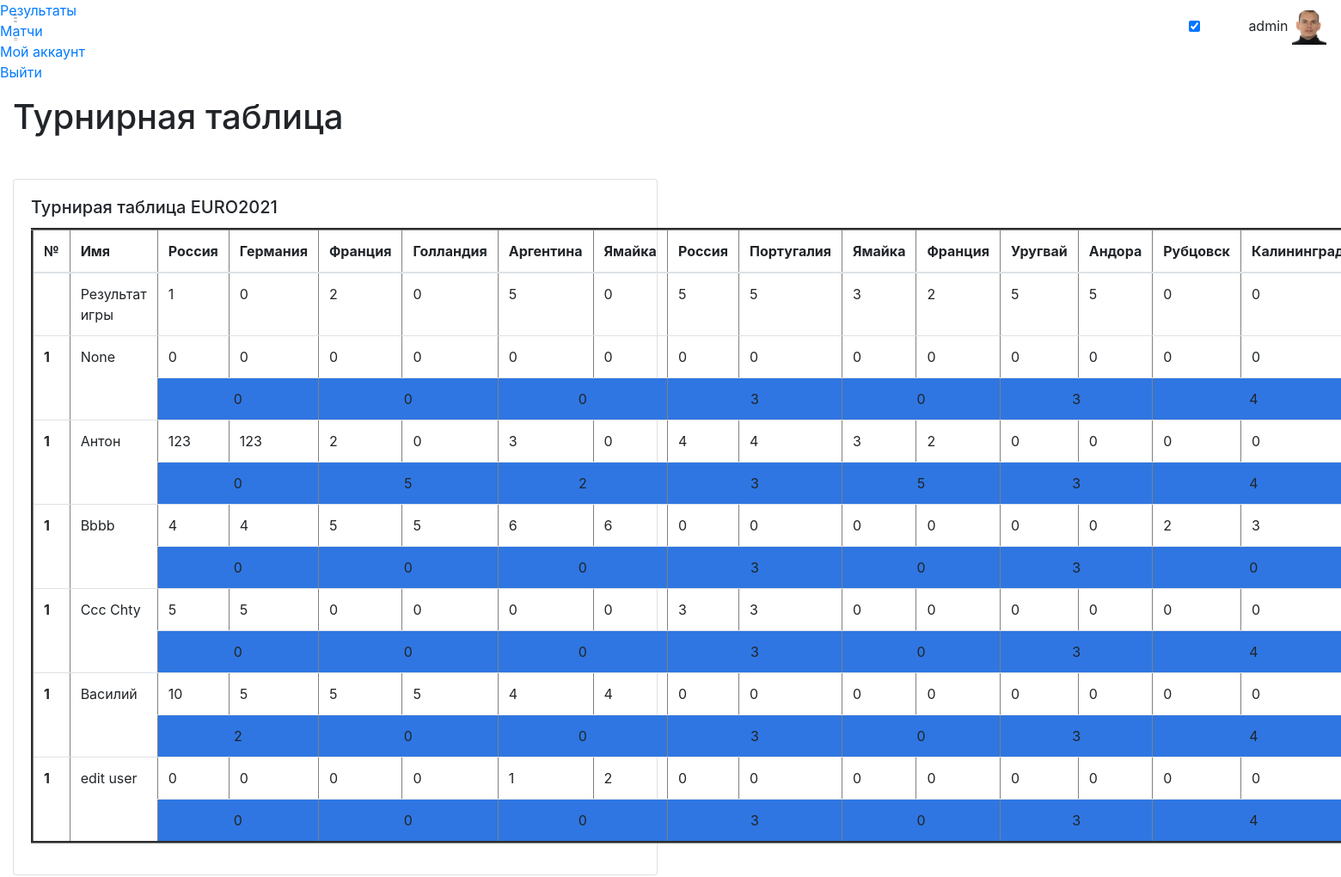
The app's page /bets (signed in, upper part), older data.
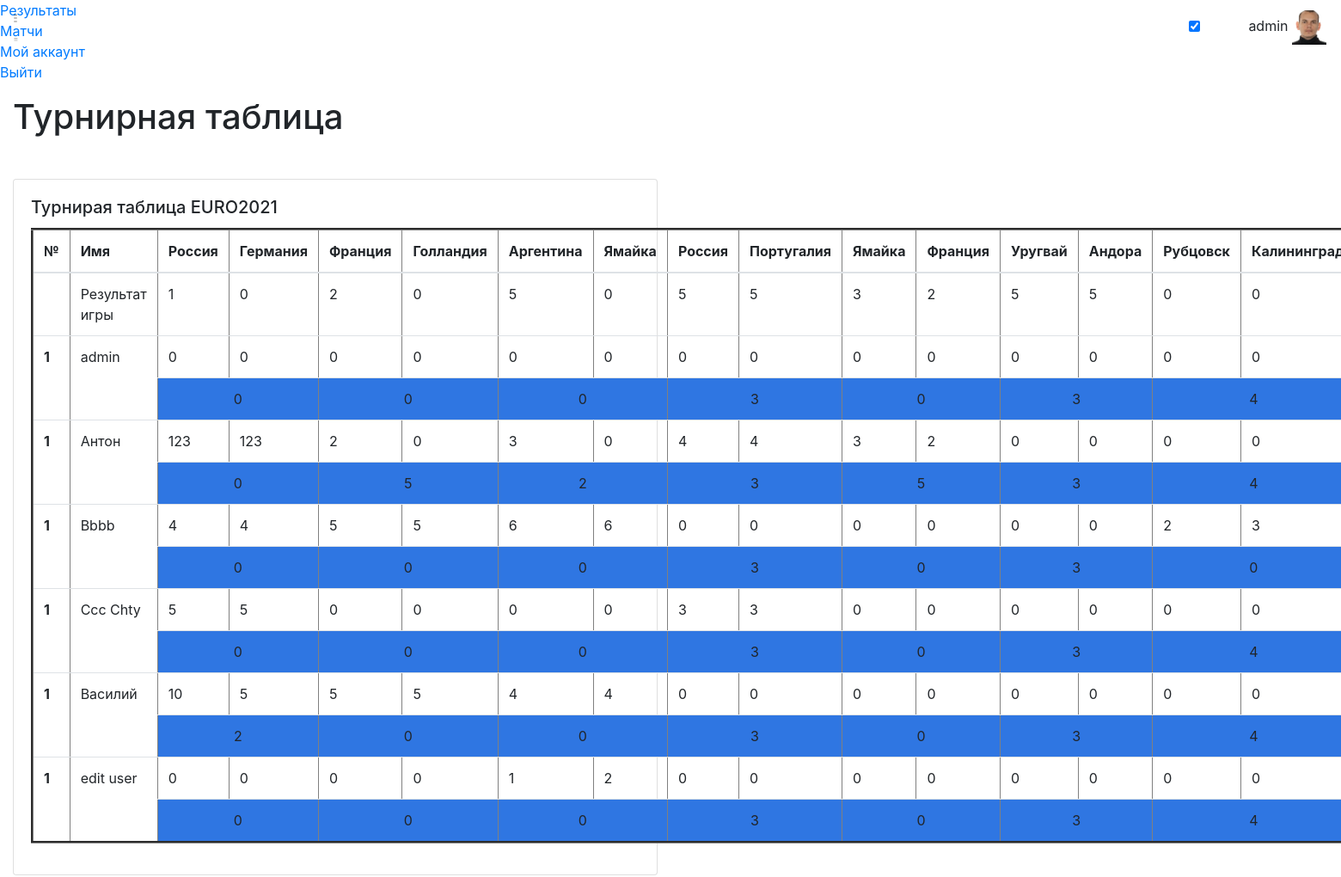
The same page, newer data.
### app/models.py (models this page shows, shortened)
class User(UserMixin, db.Model):
    id = db.Column(db.Integer, primary_key=True)
    username = db.Column(db.String(64), index=True, unique=True)
    email = db.Column(db.String(120), index=True, unique=True)
    password_hash = db.Column(db.String(128))
    pred = db.relationship('Bets', backref='author', lazy='dynamic')
    avatar = db.Column(db.String(128))
    about_me = db.Column(db.String(140))
    fio = db.Column(db.String(140))

class Match(db.Model):
    id = db.Column(db.Integer, primary_key=True)
    team1 = db.Column(db.String(64))
    team2 = db.Column(db.String(64))
    t1_res =  db.Column(db.Integer)
    t2_res = db.Column(db.Integer)
    timestamp = db.Column(db.DateTime, index=True, default=datetime.utcnow)
    completed = db.Column(db.Boolean, default=False)

### app/routes.py (the view)
@app.route('/')
@app.route('/bets')
@login_required
def bets():
    user_list = User.query.all()
    match_list = Match.query.all()
    bets_dict = {}
    res_dict = {}
    count = 0
    all_matchs = Match.query.all ()
    all_users = User.query.all ()
    main_table_dict = {}
    for match in all_matchs:
        match_name = "matchs" + str ( match.id )
        main_table_dict[match_name] = {}
        main_table_dict[match_name]["team1"] = match.team1
        main_table_dict[match_name]["team2"] = match.team2
        main_table_dict[match_name]["t1_res"] = match.t1_res
        main_table_dict[match_name]["t2_res"] = match.t2_res
        main_table_dict[match_name]["users"] = {}
        for user in all_users:
            main_table_dict[match_name]["users"][user.id] = {}
            bet_to_dict = Bets.query.filter_by ( match_id=match.id ,user_id=user.id ).first()
            if bet_to_dict:
                main_table_dict[match_name]["users"][user.id]["fio"] = user.fio
                main_table_dict[match_name]["users"][user.id]["t1_pre"] = bet_to_dict.t1_pre
                main_table_dict[match_name]["users"][user.id]["t2_pre"] = bet_to_dict.t2_pre
                main_table_dict[match_name]["users"][user.id]["scor"] = bet_to_dict.res_scor
    for user in user_list:
        user_id = user.id
        user_bets = Bets.query.filter_by(user_id=user_id).all()
        bets_dict[user.username] = {}
        for bet in user_bets:
            match = Match.query.filter_by(id=bet.match_id).first_or_404()
            data = {"match.team1": match.team1 ,"match.team2": match.team2 ,"bet.t1_pre": bet.t1_pre ,
                    "bet.t2_pre": bet.t2_pre ,
                    "match.t1_res": match.t1_res ,"match.t2_res": match.t2_res ,"bet.comment": bet.comment}
            if match.completed:
                res_dict[bet.res_scor] = [str(match.team1) + "-" + str(match.team2) + " ставка: " \
                                     + str(bet.t1_pre) + "-" + str(bet.t2_pre) + " результат: " \
                                     + str(match.t1_res) + "-" + str(match.t2_res) + " | " + str(bet.comment), data]
                bets_dict[user.username][match.id] = res_dict
            res_dict = {}
    return render_template( 'bets.html' , bets_dict= bets_dict, main_table_dict = main_table_dict, all_users = all_users )

### app/models.py (called while the page is built)
@login.user_loader
def load_user(id):
    return User.query.get(int(id))

### app/templates/bets.html (shortened to what this page needs)
{% extends  'base.html' %}
{% block active %}class="active"{% endblock %}
{% block content_title %}
    Турнирная таблица
{% endblock %}
{% block content%}
<div class="row">
    <div class="col-lg-6 col-md-6 mb-4">
        <div class="card">
            <div class="card-body">
                <h5 class="card-title">Турнирая таблица EURO2021</h5>
                <table border="3" width="100%" class="table">
                    <thead>
                        <tr>
                            <th width="5px;" scope="col">№</th>
                            <th width="20%;"scope="col">Имя</th>
                            {% for match, data in main_table_dict.items() %}
                                <th scope="col">{{data.team1}}</th>
                                <th scope="col">{{data.team2}}</th>
                            {% endfor %}
                        </tr>
                    </thead>
                    <tbody>
                     <tr>
                            <th></th>
                            <td>Результат игры</td>
                            {% for match, data in main_table_dict.items() %}
                                <td>{{data.t1_res}}</td>
                                <td>{{data.t2_res}}</td>
                            {% endfor %}
                        </tr>
                     {% for user in all_users %}
                            <tr>
                            <th rowspan="2">1</th>
                            <td rowspan="2">{{user.fio}}</td>
                            {% for match, data in main_table_dict.items() %}
                                 <td>{{data["users"][user.id]["t1_pre"]}}</td>
                                 <td>{{data["users"][user.id]["t2_pre"]}}</td>
                            {% endfor %}
                            </tr>
                            <tr>
                            {% for match, data in main_table_dict.items() %}
                                <td style="background-color: #2f76e2; text-align: center;"colspan="2">{{data["users"][user.id]["scor"]}}</td>
                            {% endfor %}
                                </tr>
                            {% endfor %}
                    </tbody>
                </table>
            </div>
        </div>
    </div>
</div>
						{%set count =[0]%}
                        {%set count =[0]%}
{% endblock %}

### app/templates/base.html (shortened to what this page needs)
<!DOCTYPE html>
<html lang="en">
<head>
    <link rel="stylesheet" href="https://starbets.herokuapp.com/static/font/iconsmind-s/css/iconsminds.css" />
    <link rel="stylesheet" href="https://starbets.herokuapp.com/static/font/simple-line-icons/css/simple-line-icons.css" />
    <link rel="stylesheet" href="https://starbets.herokuapp.com/static/css/vendor/bootstrap.min.css" />
    <link rel="stylesheet" href="https://starbets.herokuapp.com/static/css/vendor/bootstrap.rtl.only.min.css" />
    <link rel="stylesheet" href="https://starbets.herokuapp.com/static/css/vendor/fullcalendar.min.css" />
    <link rel="stylesheet" href="https://starbets.herokuapp.com/static/css/vendor/dataTables.bootstrap4.min.css" />
    <link rel="stylesheet" href="https://starbets.herokuapp.com/static/css/vendor/datatables.responsive.bootstrap4.min.css" />
    <link rel="stylesheet" href="https://starbets.herokuapp.com/static/css/vendor/select2.min.css" />
    <link rel="stylesheet" href="https://starbets.herokuapp.com/static/css/vendor/select2-bootstrap.min.css" />
    <link rel="stylesheet" href="https://starbets.herokuapp.com/static/css/vendor/perfect-scrollbar.css" />
    <link rel="stylesheet" href="https://starbets.herokuapp.com/static/css/vendor/glide.core.min.css" />
    <link rel="stylesheet" href="https://starbets.herokuapp.com/static/css/vendor/bootstrap-stars.css" />
    <link rel="stylesheet" href="https://starbets.herokuapp.com/static/css/vendor/nouislider.min.css" />
    <link rel="stylesheet" href="https://starbets.herokuapp.com/static/css/vendor/bootstrap-datepicker3.min.css" />
    <link rel="stylesheet" href="https://starbets.herokuapp.com/static/css/vendor/component-custom-switch.min.css" />
    <link rel="stylesheet" href="https://starbets.herokuapp.com/static/css/main.css" />
</head>
<body id="app-container" class="menu-default show-spinner">
    <nav class="navbar fixed-top">
        <div class="d-flex align-items-center navbar-left">
            <a href="#" class="menu-button d-none d-md-block">
                <svg class="main" xmlns="http://www.w3.org/2000/svg" viewBox="0 0 9 17">
                    <rect x="0.48" y="0.5" width="7" height="1" />
                    <rect x="0.48" y="7.5" width="7" height="1" />
                    <rect x="0.48" y="15.5" width="7" height="1" />
                </svg>
                <svg class="sub" xmlns="http://www.w3.org/2000/svg" viewBox="0 0 18 17">
                    <rect x="1.56" y="0.5" width="16" height="1" />
                    <rect x="1.56" y="7.5" width="16" height="1" />
                    <rect x="1.56" y="15.5" width="16" height="1" />
                </svg>
            </a>
        </div>
        <div class="navbar-right">
            <div class="header-icons d-inline-block align-middle">
                <div class="d-none d-md-inline-block align-text-bottom mr-3">
                    <div class="custom-switch custom-switch-primary-inverse custom-switch-small pl-1"
                         data-toggle="tooltip" data-placement="left" title="Dark Mode">
                        <input class="custom-switch-input" id="switchDark" type="checkbox" checked>
                    </div>
                </div>
                <button class="header-icon btn btn-empty d-none d-sm-inline-block" type="button" id="fullScreenButton">
                </button>
            </div>
               {% if current_user.is_anonymous %}{% else %}
            <div class="user d-inline-block">
                <button class="btn btn-empty p-0" type="button" data-toggle="dropdown" aria-haspopup="true"
                    aria-expanded="false">
                    <span class="name">{{ current_user.username }}</span>
                    <span>
                        <img style="object-fit: cover; width: 40px; height: 40px;" alt="Profile picture" src="{{'static/'+current_user.avatar}}" />
                    </span>
                </button>
            </div>
            {% endif %}
        </div>
    </nav>
    <div class="menu">
        <div class="main-menu">
            <div class="scroll">
                <ul class="list-unstyled">
                    {% if current_user.is_anonymous %}
                    <li>
                        <a href="{{ url_for('login') }}">
                            <i class="simple-icon-login"></i> Войти
                        </a>
                    </li>
                    <li>
                        <a href="{{ url_for('register') }}">
                            <i class="simple-icon-user-follow"></i> Регистрация
                        </a>
                    </li>
                    {% else %}
                   <li  {% block active %}{% endblock %}>
                        <a href="/">
                            <span>Результаты</span>
                        </a>
                    </li>
                    <li {% block activematch %}{% endblock %}>
                        <a href="{{ url_for('matchs') }}">
                             Матчи
                        </a>
                    </li>
                    <li {% block activeacc %}{% endblock %}>
                        <a href="{{ url_for('user', username=current_user.username) }}">
                             Мой аккаунт
                        </a>
                    </li>
                    <li>
                        <a href="{{ url_for('logout') }}">
                             Выйти
                        </a>
                    </li>
                 {% endif %}
                </ul>
            </div>
        </div>
    </div>
    <main>
        <div class="container-fluid">
            <div class="row">
                <div class="col-12">
                    <h1>
                     {% block content_title %}
                     {% endblock %}
                    </h1>
                </div>
            </div>
                {% block content%}
                {% endblock %}
        </div>
    </main>
</body>
</html>

Row changes from the older to the newer data that the page shows:
changed User "admin": fio "None" → "admin"
